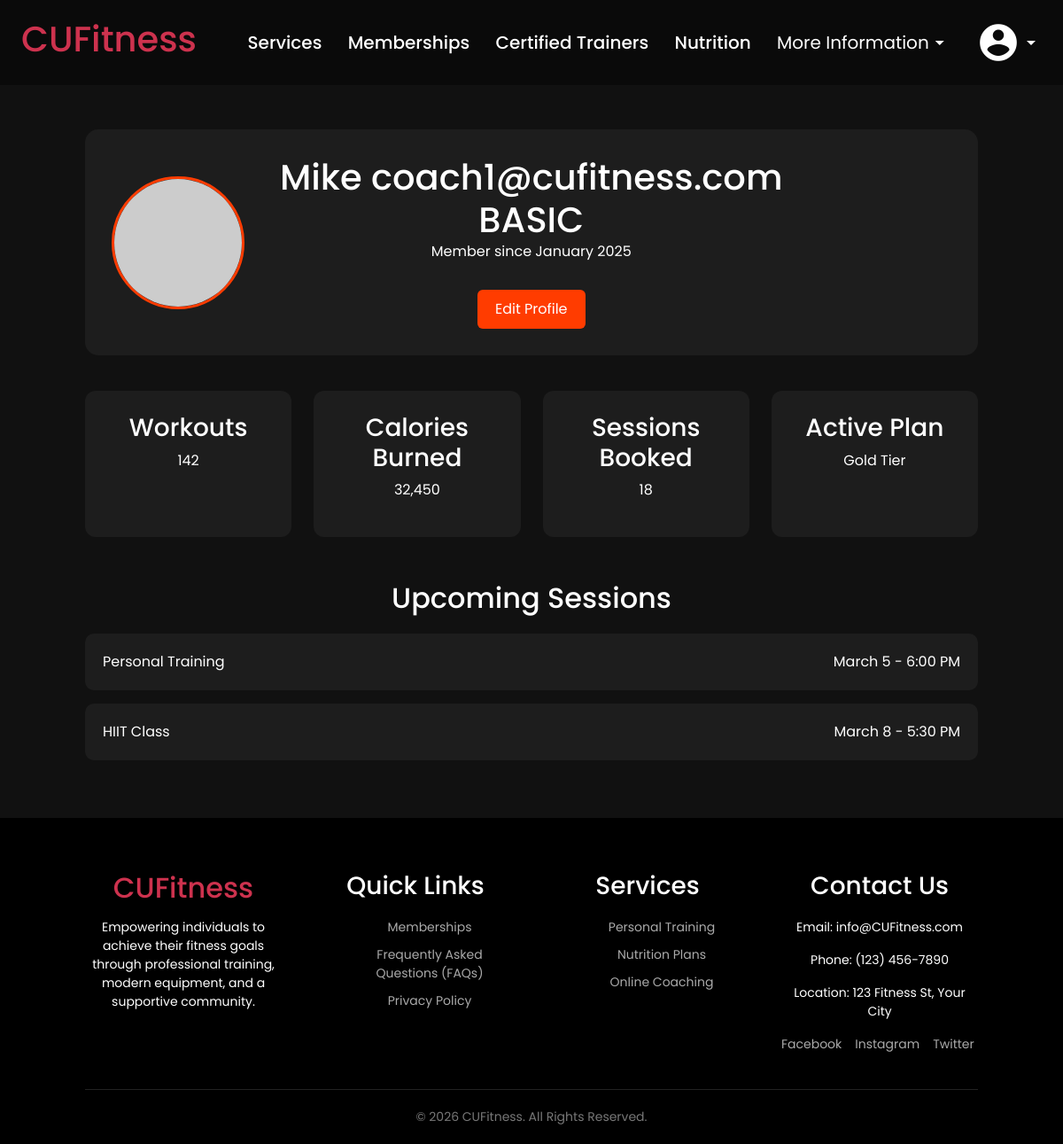
The page /user_profile/ (signed in) on the database its author committed.
### CUFitness/models.py (models this page shows, shortened)
class CustomUser(AbstractBaseUser, PermissionsMixin):
    ROLE_CHOICES = [
        ('MEMBER', 'Member'),
        ('COACH', 'Coach'),
        ('STAFF', 'Staff'),
        ('ADMIN', 'Admin'),
    ]
    role = models.CharField(
        max_length=20,
        choices=ROLE_CHOICES,
        default='MEMBER',
        verbose_name='user role'
    )
    MEMBERSHIP_CHOICES = [
        ("BASIC", "Basic"),
        ("STANDARD", "Standard"),
        ("PLATINUM", "Platinum"),
        ("PER_SESSION", "Per Session"),
    ]
    email = models.EmailField(_("email address"), unique=True)
    first_name = models.CharField(_("first name"), max_length=50, default='')
    last_name = models.CharField(_("last name"), max_length=50, default='')
    membership= models.CharField(_("membership"), max_length=50, choices=MEMBERSHIP_CHOICES,default='BASIC')
    REQUEST_STATUS_CHOICES = [
        ('NONE', 'No Request'),
        ('PENDING', 'Pending Approval'),
        ('APPROVED', 'Approved'),
        ('REJECTED', 'Rejected'),
    ]
    coach_request_status = models.CharField(
        max_length=20,
        choices=REQUEST_STATUS_CHOICES,
        default='NONE',
        verbose_name='Coach request status'
    )
    WORKOUT_VISIBILITY_CHOICES = [
        ('PUBLIC', 'Public'),
        ('COACH_ONLY', 'Coach Only'),
    ]
    workout_visibility = models.CharField(
        max_length=20,
        choices=WORKOUT_VISIBILITY_CHOICES,
        default='COACH_ONLY',
        verbose_name='Workout history privacy setting'
    )
    is_staff = models.BooleanField(default=False)
    is_active = models.BooleanField(default=True)
    date_joined = models.DateTimeField(default=timezone.now)
    USERNAME_FIELD = "email"
    REQUIRED_FIELDS = []
    objects = CustomUserManager()
    class Meta:
        permissions = [
            ("can_ban_users", "Can ban users"),
            ("can_view_coach_requests", "Can view coach requests"),
            ("can_accept_coach_requests", "Can accept coach requests"),
            ("can_change_user_role", "Can change user role"),
            ("can_view_user_reports", "Can view user reports"),
        ]

### CUFitness/views.py (the view)
# urls.py: path('user_profile/', views.user_profile, name='user_profile'),
@login_required(login_url='login')
def user_profile(request):
    return render(request, 'CUFitness/user_profile/user_profile.html')

### CUFitness/templates/CUFitness/user_profile/user_profile.html (shortened to what this page needs)
{% extends 'CUFitness/base.html' %}
{% load static %}
{% block extra_styles %}
    <link rel="stylesheet" href="{% static 'user_profile.css' %}"/>
{% endblock %}
{% block content %}
{% if user.is_authenticated %}
<section class="profile-container">
    <div class="profile-header">
        <img src="https://via.placeholder.com/150" alt="Profile Picture">
        <div class="profile-info">
            <h1> {{ user.first_name }} {{ user.email }}</h1>
            <h1> {{ user.membership }}</h1>
            <p>Member since January 2025</p>
            <button>Edit Profile</button>
        </div>
    </div>
    <div class="stats-grid">
        <div class="stat-card">
            <h3>Workouts</h3>
            <p>142</p>
        </div>
        <div class="stat-card">
            <h3>Calories Burned</h3>
            <p>32,450</p>
        </div>
        <div class="stat-card">
            <h3>Sessions Booked</h3>
            <p>18</p>
        </div>
        <div class="stat-card">
            <h3>Active Plan</h3>
            <p>Gold Tier</p>
        </div>
    </div>
    <div class="sessions">
        <h2>Upcoming Sessions</h2>
        <div class="session-card">
            <span>Personal Training</span>
            <span>March 5 - 6:00 PM</span>
        </div>
        <div class="session-card">
            <span>HIIT Class</span>
            <span>March 8 - 5:30 PM</span>
        </div>
    </div>
</section>
{% else %}
    <p>Please log in first</p>
{% endif %}
{% endblock %}

### CUFitness/static/base.css (style rules this page uses)
* { margin: 0; padding: 0; box-sizing: border-box; font-family: 'Poppins', sans-serif; }
body { background-color: #111; color: #fff; }
section { padding: 80px 8%; text-align: center; color: #fff; }

### CUFitness/static/user_profile.css (style rules this page uses)
.profile-container { padding: 50px 8%; }
.profile-header { display: flex; align-items: center; gap: 40px; background: rgba(255,255,255,0.05); padding: 30px; border-radius: 15px; }
.profile-header img { width: 150px; height: 150px; border-radius: 50%; border: 3px solid #ff3c00; }
.profile-info h1 { margin: 0; }
.profile-info button { margin-top: 15px; padding: 10px 20px; border: none; background: #ff3c00; color: white; border-radius: 6px; cursor: pointer; transition: 0.3s; }
.stats-grid { display: grid; grid-template-columns: repeat(auto-fit, minmax(200px, 1fr)); gap: 25px; margin-top: 40px; }
.stat-card { background: rgba(255,255,255,0.05); padding: 25px; border-radius: 12px; text-align: center; transition: 0.4s; }
.sessions { margin-top: 50px; }
.sessions h2 { margin-bottom: 20px; }
.session-card { background: rgba(255,255,255,0.05); padding: 20px; border-radius: 10px; margin-bottom: 15px; display: flex; justify-content: space-between; transition: 0.3s; }

### CUFitness/templates/CUFitness/base.html (style rules this page uses)
:root { --color-primary: rgba(145, 35, 56, 1); --color-accent: rgba(200, 180, 105, 1); --color-primary-hover: rgba(157, 37, 60, 1); --color-accent-hover: rgba(190, 170, 105, 1); }

### rows shown on the page
CustomUser: first_name "Mike", email "coach1@cufitness.com", membership "BASIC"
